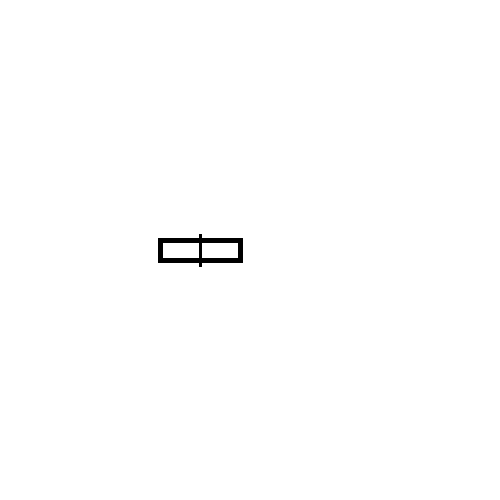
Frame 1 (no input)
Frame 60 (the mouse pressed at the canvas centre just before this capture): identical to frame 1, image omitted
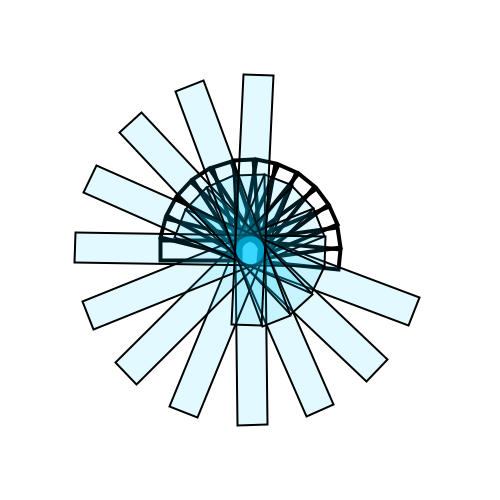
Frame 120 (the mouse held since frame 60 and released just before this capture)

The Processing sketch that drew these frames (run headless with seeded random() and noise(); from frame 60 on, the mouse is pressed at the canvas centre):

// Processing sketch: Sketch_07c_Pattern_LABHack_advance2
// ── Sketch_07c_Pattern_LABHack_advance2.pde


float rAngle = 0;

void setup() {
  size(500, 500);
  smooth();
  background(255);
}

void draw() {
  background(255);
  stroke(0);
  strokeWeight(4);
  
  noFill();
  rectMode(CENTER);
  
for (int i = 0; i < 14; i++){
pushMatrix();
translate(width/2, height/2);
rotate(rAngle);  
rect(-50, 0, 80, 20);  
popMatrix();
float div = map(mouseX, 0.0, 500.0, 0.0, 0.5);
rAngle = rAngle + div;
}

strokeWeight(2);
fill(0,200,255,30);
for (int i = 0; i < 12; i++){
pushMatrix();
translate(width/2, height/2);
rotate(rAngle);  
rect(-50, 0, mouseY, 30);  
popMatrix();
float div = map(mouseX, 0.0, 500.0, 0.0, 0.8);
rAngle = rAngle + div;
}
rAngle = 0.0;

}
